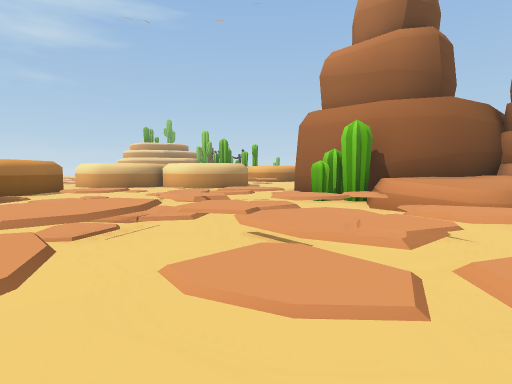
view 1 (above)

21 first-person views from a walk through a scene from a Unity 3-D project. The camera is 1.5 m above the floor, tilts 4° down and sees 80° across. The floor is counted in squares, 2 m on a side. Each view is taken from the middle of a square. On the plan, view 1 faces up. The plan holds only what a view shows up to about 10 squares ahead; the rest is blank. The place goes on beyond the plan. The player character is not drawn.

view 2
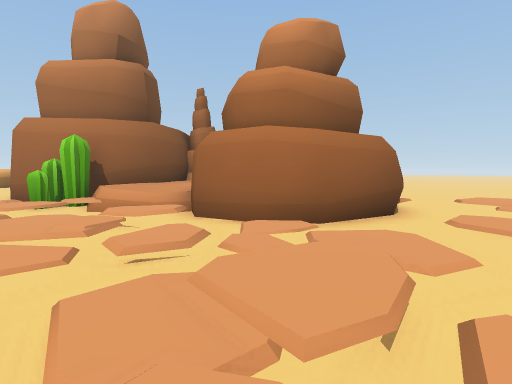

view 3
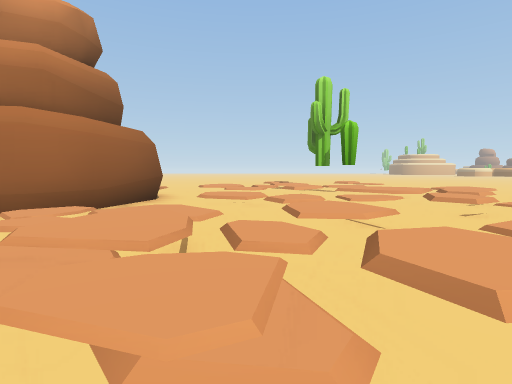

view 4
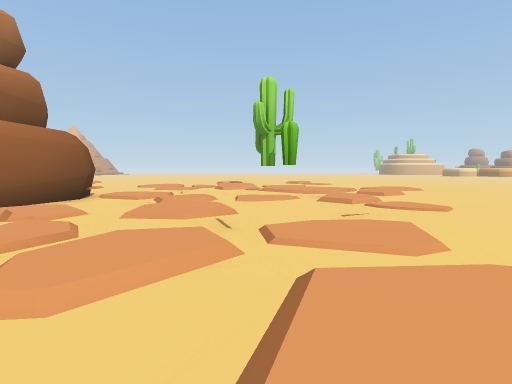

view 5
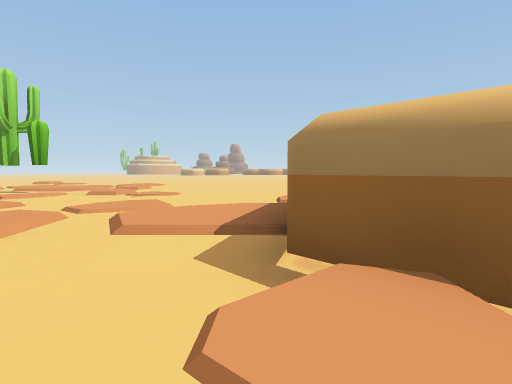

view 6
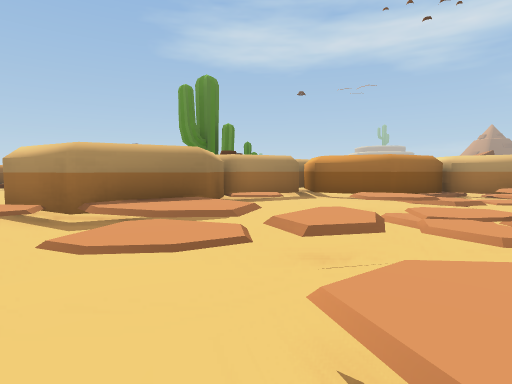

view 7
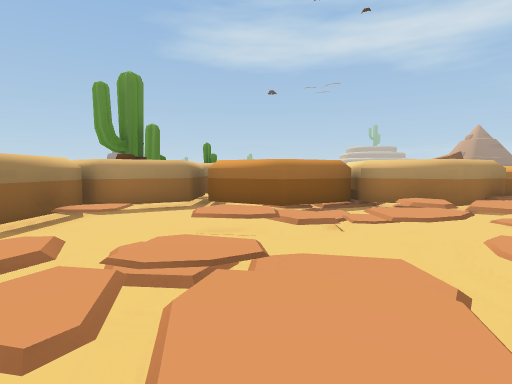

view 8
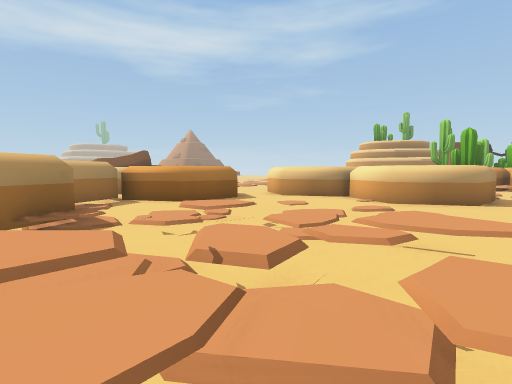

view 9
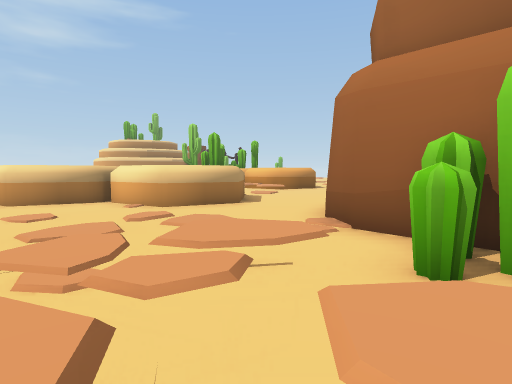

view 10
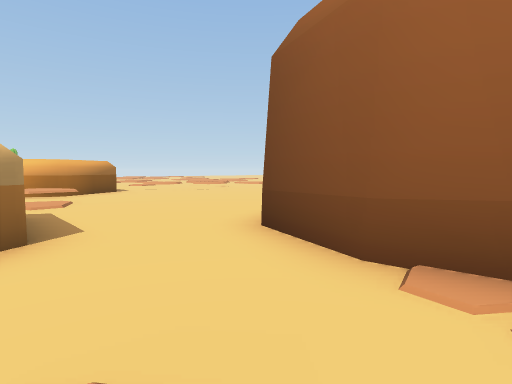

view 11
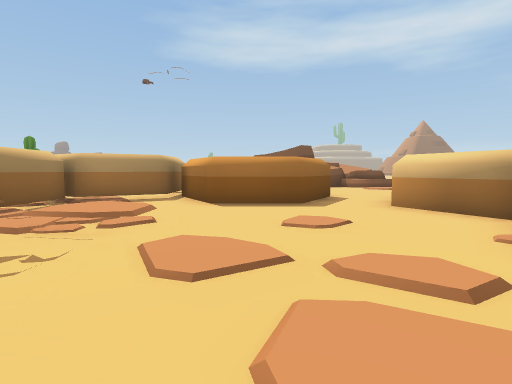

view 12
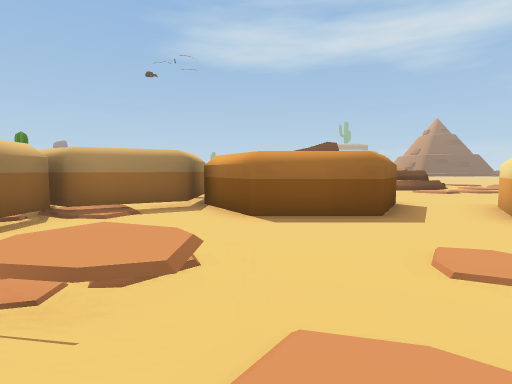

view 13
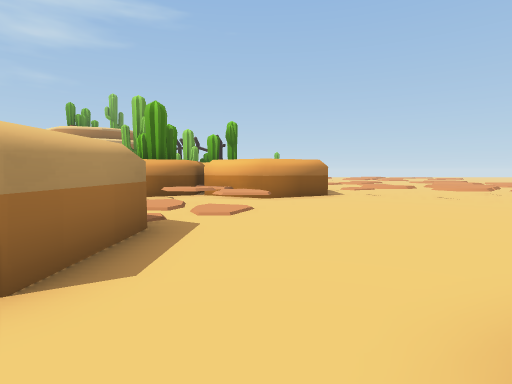

view 14
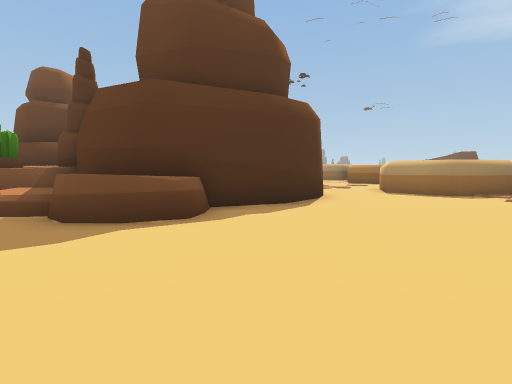

view 15
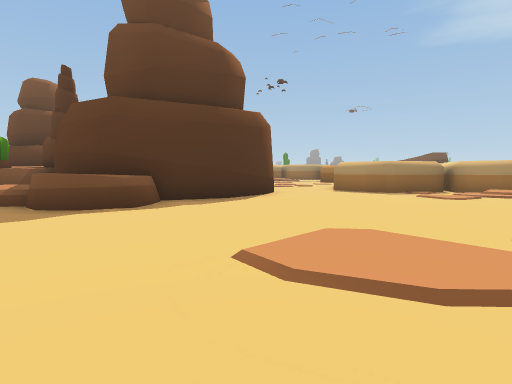

view 16
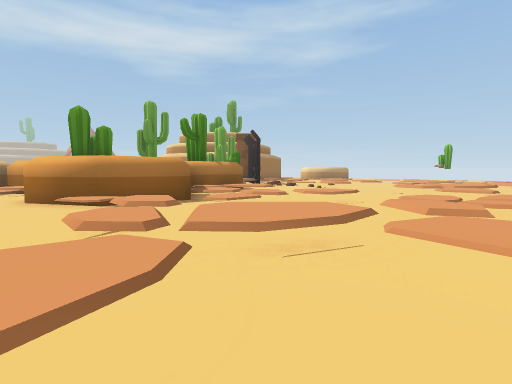

view 17
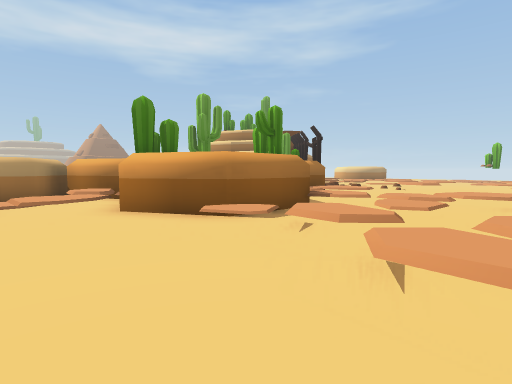

view 18
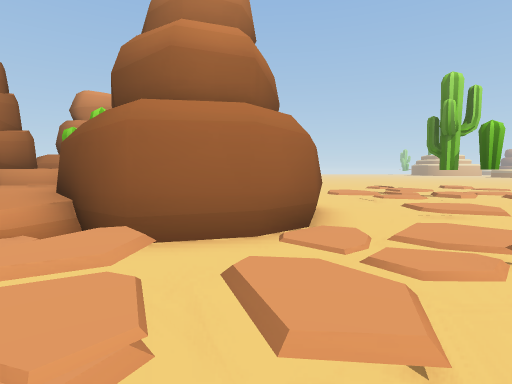

view 19
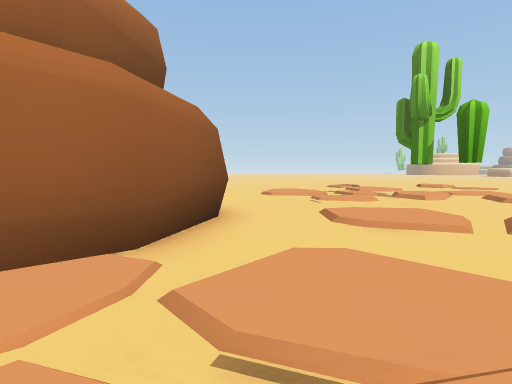

view 20
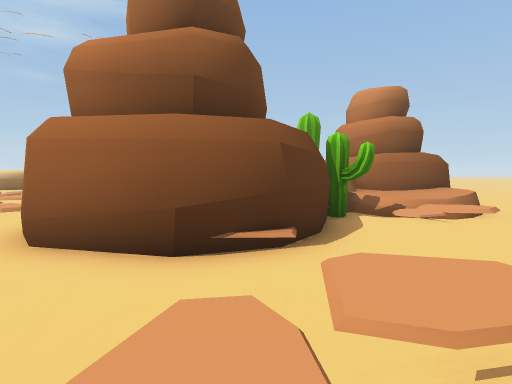

view 21
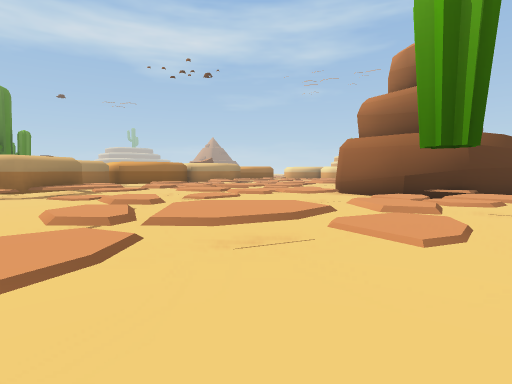

### Floor plan
Key: @ floor where view 1 was taken; # wall or solid block; x gap in a wall; . main floor; : floor 0.25 m higher than the main floor; + floor 0.5 m higher than the main floor; / step, stairs or slope; = window, fence, low wall or low ledge; ^ raised ledge; C cactus; R rock.
Columns run from 12 left of view 1 to 10 right of it. Each row starts with its distance up from view 1.
 30                    //
 29                   ==/
 28                  ...//
 27              #//...../
 26              #//./+.//
 25               +..//.//
 24                ///..//
 23                #.///#=/
 22            #   #. .==//
 21         ####^###/=/==..
 20         ###=/#....=//..
 19          #../+......+..
 18          #.............
 17          ##............
 16 ..        ##...........
 15 /...   #   #...........
 14 ....########........R..
 13  ....##..##...#####RRR.
 12    ##.........#    RRR
 11     ##........#     RR
 10     ##........#     ##
  9    ###.....//.##     #
  8   ##.../+.////C####
  7    ##..././#//C^^^^
  6     #../../=/+/^^^^
  5     ####//////./^#    #
  4        ##++//// #     C
  3        ##//.///=#    #.
  2          ///://.##  ##.
  1        # ///.////####..
  0        ##/:.@////..../.
 -1        #./+.//+////./+/
 -2        #.//.///.//////.
 -3        #....//.+//..///
 -4        ##//.=///././///
 -5         ###x= /.///+/C.
 -6            ^#../=/ +/..
 -7            #/../..+//..
 -8           ##+ .....//..

Positions as (right, up) in squares from view 1, and headings:
1: (0, 0), facing up
2: (0, -2), facing up-right
3: (-1, -2), facing right
4: (-1, -4), facing right
5: (-3, -3), facing down-right
6: (4, -4), facing left
7: (3, -1), facing left
8: (1, 4), facing up-left
9: (0, 5), facing up
10: (-1, 10), facing up-right
11: (0, 10), facing left
12: (-2, 9), facing left
13: (1, 12), facing up
14: (10, 18), facing down-left
15: (10, 20), facing down-left
16: (10, 19), facing up-left
17: (7, 18), facing up-left
18: (0, 2), facing right
19: (2, 0), facing right
20: (8, -3), facing up
21: (10, -8), facing up-left
